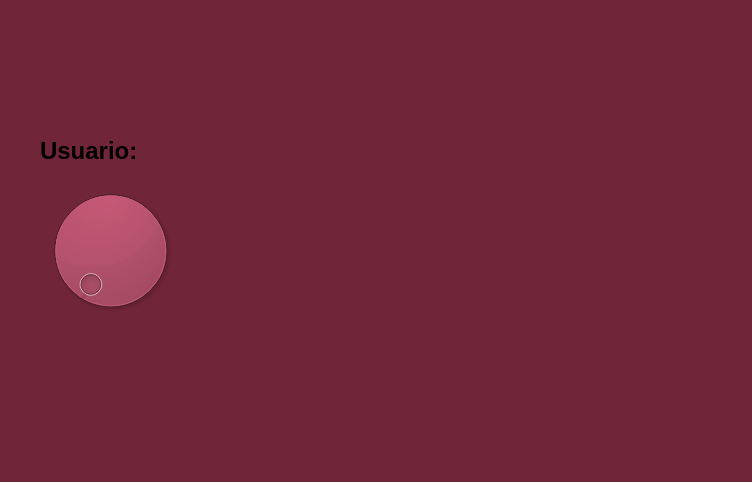
<?xml version="1.0" encoding="UTF-8"?>
<ui version="4.0">
 <class>MainWindow</class>
 <widget class="QMainWindow" name="MainWindow">
  <property name="geometry">
   <rect>
    <x>0</x>
    <y>0</y>
    <width>752</width>
    <height>482</height>
   </rect>
  </property>
  <property name="windowTitle">
   <string>MainWindow</string>
  </property>
  <property name="styleSheet">
   <string notr="true">background-color: rgb(112, 37, 56);</string>
  </property>
  <widget class="QWidget" name="centralwidget">
   <widget class="QLabel" name="label_logouat">
    <property name="geometry">
     <rect>
      <x>20</x>
      <y>10</y>
      <width>191</width>
      <height>81</height>
     </rect>
    </property>
    <property name="text">
     <string/>
    </property>
    <property name="pixmap">
     <pixmap resource="../Imagenes/recursos1.qrc">:/logos/LogoUAT.png</pixmap>
    </property>
    <property name="scaledContents">
     <bool>true</bool>
    </property>
   </widget>
   <widget class="QLabel" name="label_logofit">
    <property name="geometry">
     <rect>
      <x>570</x>
      <y>0</y>
      <width>171</width>
      <height>101</height>
     </rect>
    </property>
    <property name="text">
     <string/>
    </property>
    <property name="pixmap">
     <pixmap resource="../Imagenes/recursos1.qrc">:/logos/LogoFIT.png</pixmap>
    </property>
    <property name="scaledContents">
     <bool>true</bool>
    </property>
   </widget>
   <widget class="QLabel" name="label_logoequipo">
    <property name="geometry">
     <rect>
      <x>600</x>
      <y>340</y>
      <width>141</width>
      <height>81</height>
     </rect>
    </property>
    <property name="text">
     <string/>
    </property>
    <property name="pixmap">
     <pixmap resource="../Imagenes/recursos1.qrc">:/logos/LogoEquipo.jpeg</pixmap>
    </property>
    <property name="scaledContents">
     <bool>true</bool>
    </property>
   </widget>
   <widget class="QLabel" name="img_persona">
    <property name="geometry">
     <rect>
      <x>240</x>
      <y>140</y>
      <width>151</width>
      <height>191</height>
     </rect>
    </property>
    <property name="text">
     <string/>
    </property>
    <property name="pixmap">
     <pixmap resource="../Imagenes/recursos1.qrc">:/logos/Angel.jpeg</pixmap>
    </property>
    <property name="scaledContents">
     <bool>true</bool>
    </property>
   </widget>
   <widget class="QDial" name="dial_mascotas">
    <property name="geometry">
     <rect>
      <x>40</x>
      <y>180</y>
      <width>141</width>
      <height>141</height>
     </rect>
    </property>
   </widget>
   <widget class="QLabel" name="label_3">
    <property name="geometry">
     <rect>
      <x>40</x>
      <y>130</y>
      <width>171</width>
      <height>41</height>
     </rect>
    </property>
    <property name="font">
     <font>
      <pointsize>18</pointsize>
      <weight>75</weight>
      <bold>true</bold>
     </font>
    </property>
    <property name="text">
     <string>Usuario:</string>
    </property>
   </widget>
  </widget>
  <widget class="QMenuBar" name="menubar">
   <property name="geometry">
    <rect>
     <x>0</x>
     <y>0</y>
     <width>752</width>
     <height>26</height>
    </rect>
   </property>
  </widget>
  <widget class="QStatusBar" name="statusbar"/>
 </widget>
 <resources>
  <include location="../Imagenes/recursos1.qrc"/>
 </resources>
 <connections/>
</ui>
